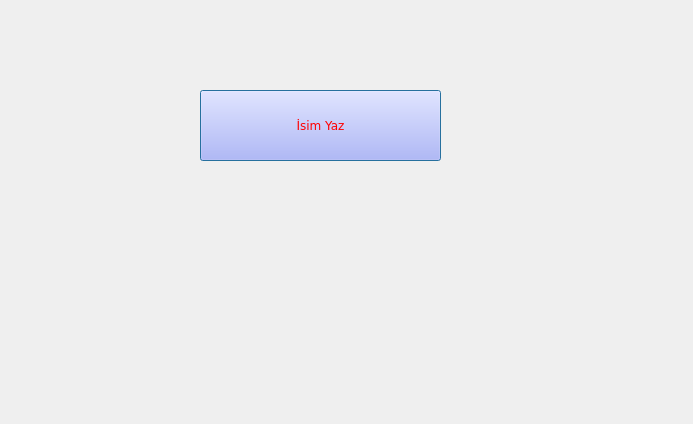
<?xml version="1.0" encoding="UTF-8"?>
<ui version="4.0">
 <class>Dialog</class>
 <widget class="QDialog" name="Dialog">
  <property name="geometry">
   <rect>
    <x>0</x>
    <y>0</y>
    <width>693</width>
    <height>424</height>
   </rect>
  </property>
  <property name="palette">
   <palette>
    <active>
     <colorrole role="Button">
      <brush brushstyle="SolidPattern">
       <color alpha="255">
        <red>170</red>
        <green>170</green>
        <blue>255</blue>
       </color>
      </brush>
     </colorrole>
     <colorrole role="ButtonText">
      <brush brushstyle="SolidPattern">
       <color alpha="255">
        <red>255</red>
        <green>0</green>
        <blue>0</blue>
       </color>
      </brush>
     </colorrole>
    </active>
    <inactive>
     <colorrole role="Button">
      <brush brushstyle="SolidPattern">
       <color alpha="255">
        <red>170</red>
        <green>170</green>
        <blue>255</blue>
       </color>
      </brush>
     </colorrole>
     <colorrole role="ButtonText">
      <brush brushstyle="SolidPattern">
       <color alpha="255">
        <red>255</red>
        <green>0</green>
        <blue>0</blue>
       </color>
      </brush>
     </colorrole>
    </inactive>
    <disabled>
     <colorrole role="Button">
      <brush brushstyle="SolidPattern">
       <color alpha="255">
        <red>170</red>
        <green>170</green>
        <blue>255</blue>
       </color>
      </brush>
     </colorrole>
    </disabled>
   </palette>
  </property>
  <property name="font">
   <font>
    <family>Verdana</family>
   </font>
  </property>
  <property name="cursor">
   <cursorShape>OpenHandCursor</cursorShape>
  </property>
  <property name="windowTitle">
   <string>Dialog</string>
  </property>
  <widget class="QPushButton" name="btnYaz">
   <property name="geometry">
    <rect>
     <x>200</x>
     <y>90</y>
     <width>241</width>
     <height>71</height>
    </rect>
   </property>
   <property name="text">
    <string>İsim Yaz</string>
   </property>
  </widget>
 </widget>
 <resources/>
 <connections/>
</ui>
